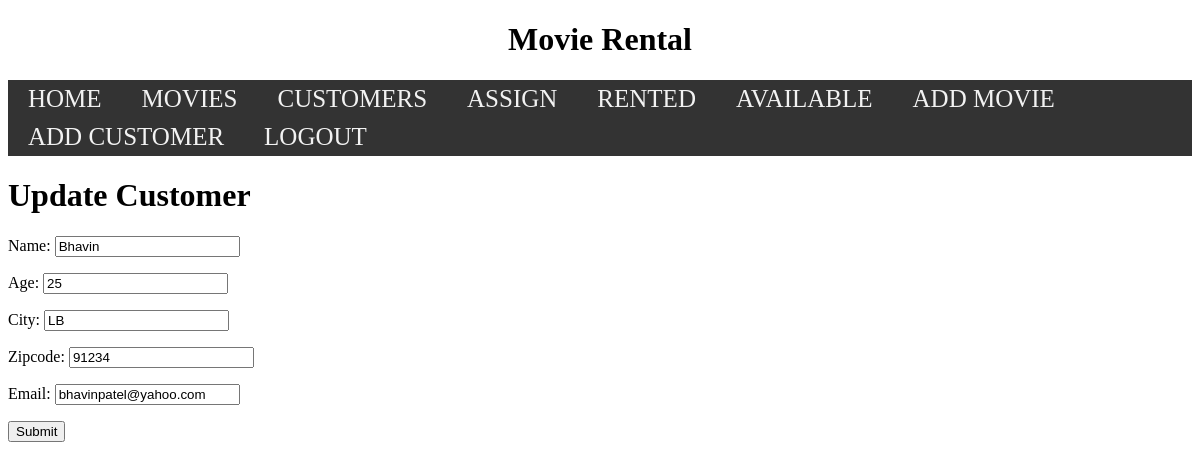
Page /customer/update/3/ on the committed database.
### Customer/models.py (models this page shows, shortened)
class Customer(models.Model):
    name = models.CharField(max_length=30)
    age = models.IntegerField()
    city = models.CharField(max_length=30)
    zipcode = models.IntegerField()
    email = models.EmailField(null=True)

### Customer/views.py (the view)
# urls.py: path('update/<customer_id>/',views.customer_update,name="updatecustomer"),
def customer_update(request,customer_id):
    updateData = Customer.objects.get(id=customer_id)
    if request.method == 'POST':
        form1 = form.addCustomer(request.POST , instance=updateData)
        if form1.is_valid():
            j = form1.save(commit=False)
            j.save()
            return redirect('/customer/all')
    else:
        form1 = form.addCustomer(instance=updateData)
    return render(request, 'updatecustomer.html', {
        "form": form1
    })

### Customer/form.py
class addCustomer(forms.ModelForm):
    class Meta:
        model = models.Customer
        fields= ['name','age','city','zipcode','email']

### Templates/updatecustomer.html (shortened to what this page needs)
{% extends 'index.html' %}
{% block body%}
    <h1> Update Customer </h1>
        <form action="" method="POST">
            {{form.as_p}}
            <input type="submit" value="Submit">
        </form>
{% endblock %}

### rows in the picture
Customer: name "Bhavin", age "25", city "LB", zipcode "91234", email "bhavinpatel@yahoo.com"
